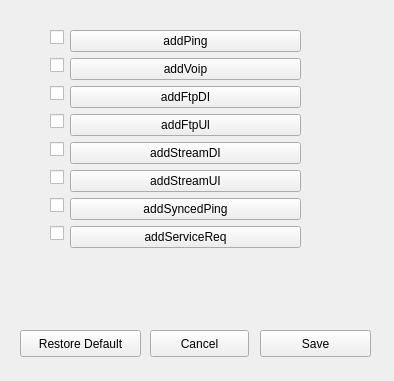
<?xml version="1.0" encoding="UTF-8"?>
<ui version="4.0">
 <class>Custommodels</class>
 <widget class="QWidget" name="Custommodels">
  <property name="geometry">
   <rect>
    <x>0</x>
    <y>0</y>
    <width>394</width>
    <height>381</height>
   </rect>
  </property>
  <property name="windowTitle">
   <string>Form</string>
  </property>
  <widget class="QWidget" name="layoutWidget">
   <property name="geometry">
    <rect>
     <x>50</x>
     <y>30</y>
     <width>251</width>
     <height>281</height>
    </rect>
   </property>
   <layout class="QFormLayout" name="formLayout">
    <item row="1" column="0">
     <widget class="QCheckBox" name="checkBox_add_Voip">
      <property name="text">
       <string/>
      </property>
     </widget>
    </item>
    <item row="2" column="0">
     <widget class="QCheckBox" name="checkBox_add_FtpDl">
      <property name="text">
       <string/>
      </property>
     </widget>
    </item>
    <item row="3" column="0">
     <widget class="QCheckBox" name="checkBox_add_Ftpul">
      <property name="text">
       <string/>
      </property>
     </widget>
    </item>
    <item row="4" column="0">
     <widget class="QCheckBox" name="checkBox_add_StreamDI">
      <property name="text">
       <string/>
      </property>
     </widget>
    </item>
    <item row="5" column="0">
     <widget class="QCheckBox" name="checkBox_add_StreamUI">
      <property name="text">
       <string/>
      </property>
     </widget>
    </item>
    <item row="6" column="0">
     <widget class="QCheckBox" name="checkBox_add_SyncedPing">
      <property name="text">
       <string/>
      </property>
     </widget>
    </item>
    <item row="7" column="0">
     <widget class="QCheckBox" name="checkBox_add_ServiceReq">
      <property name="text">
       <string/>
      </property>
     </widget>
    </item>
    <item row="0" column="0">
     <widget class="QCheckBox" name="checkBox_add_Ping">
      <property name="text">
       <string/>
      </property>
     </widget>
    </item>
    <item row="0" column="1">
     <widget class="QPushButton" name="bt_add_Ping">
      <property name="text">
       <string>addPing</string>
      </property>
     </widget>
    </item>
    <item row="1" column="1">
     <widget class="QPushButton" name="bt_add_Voip">
      <property name="text">
       <string>addVoip</string>
      </property>
     </widget>
    </item>
    <item row="2" column="1">
     <widget class="QPushButton" name="bt_add_FtpDl">
      <property name="text">
       <string>addFtpDI</string>
      </property>
     </widget>
    </item>
    <item row="3" column="1">
     <widget class="QPushButton" name="bt_add_FtpUl">
      <property name="text">
       <string>addFtpUl</string>
      </property>
     </widget>
    </item>
    <item row="4" column="1">
     <widget class="QPushButton" name="bt_add_StreamDI">
      <property name="text">
       <string>addStreamDI</string>
      </property>
     </widget>
    </item>
    <item row="5" column="1">
     <widget class="QPushButton" name="bt_add_StreamUI">
      <property name="text">
       <string>addStreamUI</string>
      </property>
     </widget>
    </item>
    <item row="6" column="1">
     <widget class="QPushButton" name="bt_SyncedPing">
      <property name="text">
       <string>addSyncedPing</string>
      </property>
     </widget>
    </item>
    <item row="7" column="1">
     <widget class="QPushButton" name="bt_add_ServiceReq">
      <property name="text">
       <string>addServiceReq</string>
      </property>
     </widget>
    </item>
   </layout>
  </widget>
  <widget class="QPushButton" name="bt_save">
   <property name="geometry">
    <rect>
     <x>260</x>
     <y>330</y>
     <width>111</width>
     <height>27</height>
    </rect>
   </property>
   <property name="text">
    <string>Save</string>
   </property>
  </widget>
  <widget class="QPushButton" name="bt_cancel">
   <property name="geometry">
    <rect>
     <x>150</x>
     <y>330</y>
     <width>99</width>
     <height>27</height>
    </rect>
   </property>
   <property name="text">
    <string>Cancel</string>
   </property>
  </widget>
  <widget class="QPushButton" name="bt_restore">
   <property name="geometry">
    <rect>
     <x>20</x>
     <y>330</y>
     <width>121</width>
     <height>27</height>
    </rect>
   </property>
   <property name="text">
    <string>Restore Default</string>
   </property>
  </widget>
 </widget>
 <resources/>
 <connections/>
</ui>
